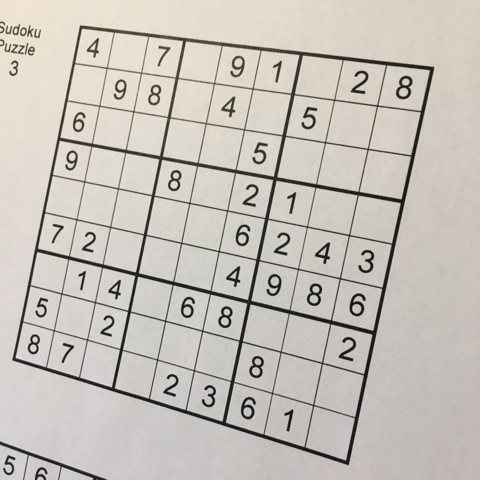
#> input picture Images/sudoku9.jpg, 480 x 480 px
$ python -i Digits.py   (imports and definitions only)
#> lines starting #> are read from the running program, lines starting #| are printed output that depends on the picture
import Sudoku
import matplotlib.pyplot as plt
import cv2
import numpy as np

def preprocessing(image):
    #processed_img = cv2.GaussianBlur(image.copy(), (9, 9), 0)
    threshold = cv2.adaptiveThreshold(image,255,cv2.ADAPTIVE_THRESH_GAUSSIAN_C, cv2.THRESH_BINARY,11,2)
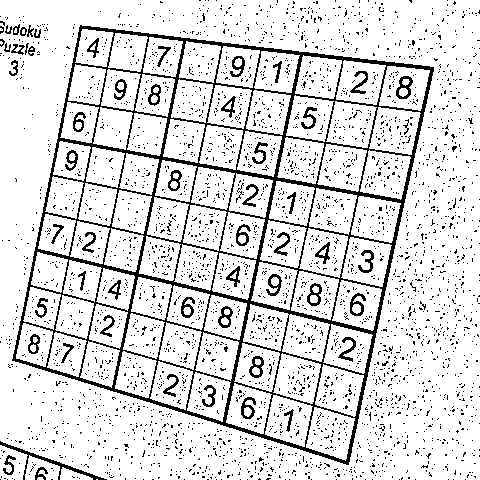
#> threshold: shape (480, 480); 86.2% white; black in thin lines or dots
    threshold_inv = cv2.bitwise_not(threshold, threshold)
#> threshold_inv: shape (480, 480); 13.8% white in thin lines or dots

    kernel = cv2.getStructuringElement(cv2.MORPH_CROSS,(2,2))
    threshold_inv = cv2.erode(threshold_inv, kernel, iterations= 1)
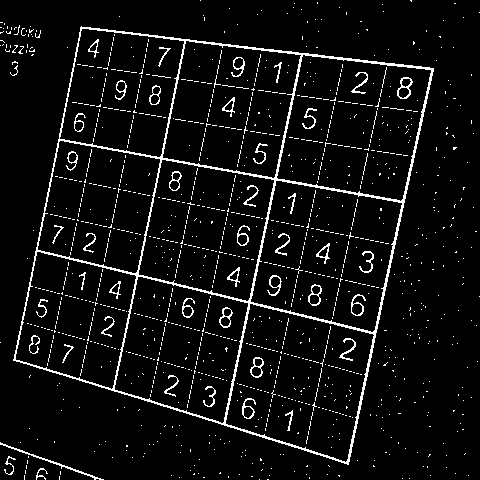
#> threshold_inv: shape (480, 480); 6.1% white in thin lines or dots
    #threshold_inv = cv2.dilate(threshold_inv, kernel, iterations=1)

    return threshold_inv

# [77 lines left out: functions bounding_box, generate_black_canvas, read_grid, not called in this run]

>>> import cv2
>>> picture = cv2.imread('Images/sudoku9.jpg', cv2.IMREAD_GRAYSCALE)
>>> result = preprocessing(picture)
